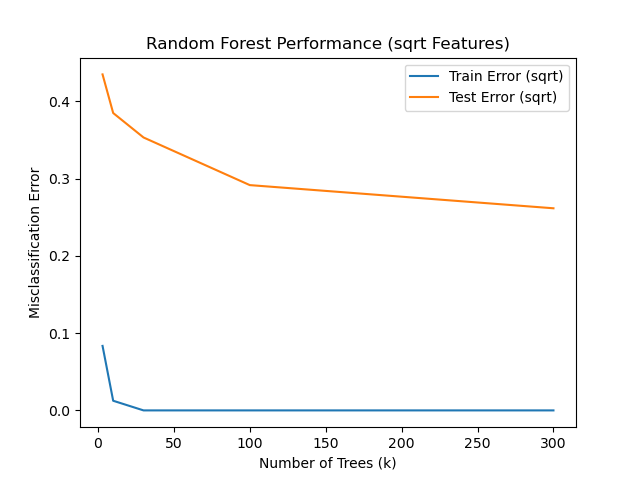

Recreate this plot in Python.
import numpy as np
import pandas as pd
from sklearn.ensemble import RandomForestClassifier
from sklearn.metrics import accuracy_score
import matplotlib.pyplot as plt


file_loc = "/Users/kevin_smith/Desktop/FSU_Relevant_Stuff/spring23/STA5635/homework/hw1/data/MADELON"
train = pd.read_fwf(file_loc + "/madelon_train.data", header = None)
train_labels = pd.read_fwf(file_loc + "/madelon_train.labels", header = None)
test = pd.read_fwf(file_loc + "/madelon_valid.data", header = None)
test_labels = pd.read_fwf(file_loc + "/madelon_valid.labels", header = None)


k_values = [3, 10, 30, 100, 300]
sqrt_features = int(np.sqrt(500))


# Combine features and labels
train['Class'] = train_labels
test['Class'] = test_labels

# c) Random subset of sqrt(500) features
k_values = [3, 10, 30, 100, 300]
sqrt_features = int(np.sqrt(500))

train_errors_c = []
test_errors_c = []

for k in k_values:
    model = RandomForestClassifier(n_estimators=k, max_features=sqrt_features)
    model.fit(train.drop('Class', axis=1), train['Class'])
    
    train_pred = model.predict(train.drop('Class', axis=1))
    test_pred = model.predict(test.drop('Class', axis=1))
    
    train_error = 1 - accuracy_score(train['Class'], train_pred)
    test_error = 1 - accuracy_score(test['Class'], test_pred)
    
    train_errors_c.append(train_error)
    test_errors_c.append(test_error)

# Plot errors
plt.plot(k_values, train_errors_c, label='Train Error (sqrt)')
plt.plot(k_values, test_errors_c, label='Test Error (sqrt)')
plt.xlabel('Number of Trees (k)')
plt.ylabel('Misclassification Error')
plt.legend()
plt.title('Random Forest Performance (sqrt Features)')
plt.savefig("1c.png")
plt.show()

# Report errors in a table
table_c = pd.DataFrame({'K': k_values, 'Train Error (sqrt)': train_errors_c, 'Test Error (sqrt)': test_errors_c})
print("Table for c):")
print(table_c)
